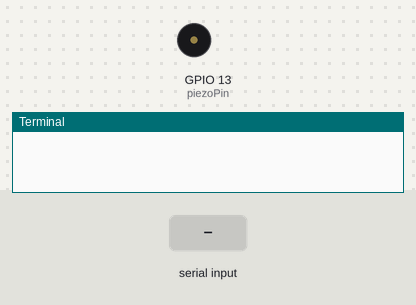
Recording of a program running on a simulated Raspberry Pi (BCM pin numbers). On the bench: buzzer (waves = sounding), the last lines printed to the terminal. Inputs (shaded band) come from the test bench.

Above: at 1.2 s.
1.3 s: "5" typed at the terminal, then Enter
At 1.45 s:
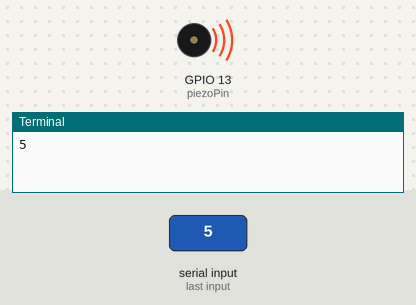
Timing chart, 0 to 4.3 s (numbered marks = the images above; inputs shaded):
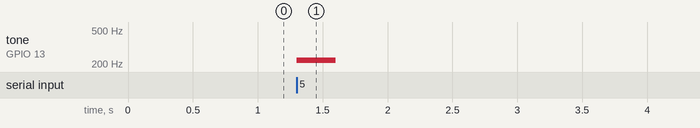

The program:

keyboard.py
```python
import RPi.GPIO as GPIO
import time

piezoPin = 13
GPIO.setmode(GPIO.BCM)
GPIO.setup(piezoPin, GPIO.OUT)

Buzz = GPIO.PWM(piezoPin, 440)

melody = [130, 146, 164, 174, 195, 220, 246, 261]

def Melody(a) :
	Buzz.start(90)
	Buzz.ChangeFrequency(melody[a])
	time.sleep(0.3)
	Buzz.stop()

try :
	while True :
		key = int(input())
#		Buzz.start(90)

		for i in range(0, len(melody)) :
			if key == i :
				Melody(i)
			else :
				pass

except KeyboardInterrupt :
	GPIO.cleanup()
```

Measured:
- after the input at 1.3 s, tone on GPIO 13 (piezoPin): silent → 220 Hz at once, → silent 0.30 s later
